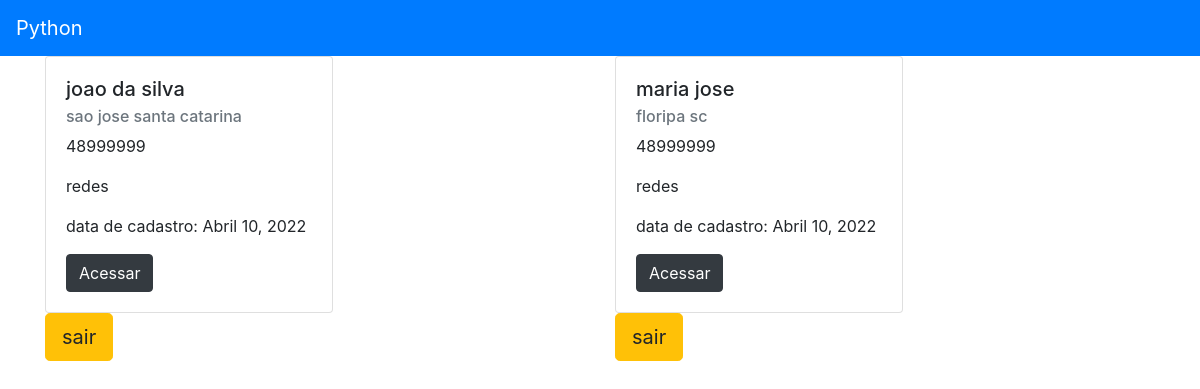
The app's page /cadastro/home/ (signed in) with its own data.
### cadastro/models.py (models this page shows, shortened)
class Profissional(models.Model):
    nome = models.CharField(max_length=100)
    telefone = models.CharField(max_length=15)
    cidade = models.CharField(max_length=100)
    estado = models.CharField(max_length=100)
    data_cadastro = models.DateField(default= date.today)
    descricao = models.TextField()
    especialidades = models.ForeignKey(Especialidades, on_delete=models.DO_NOTHING)
    usuario = models.ForeignKey(Usuario, on_delete=models.DO_NOTHING)
    class Meta:
        verbose_name = 'Profissional'

class Especialidades(models.Model):
    nome = models.CharField(max_length=40)
    descricao = models.TextField()
    class Meta:
        verbose_name = 'Especialidade'
    def __str__(self):
        return self.nome

### cadastro/views.py (the view)
# urls.py: path('home/', views.home, name = 'home'),
def home(request):
    if request.session.get('usuario'):
        usuario = Usuario.objects.get(id = request.session['usuario'])
        profissional = Profissional.objects.all()
        return render(request, 'home.html', {'profissional': profissional})
    else:
        return redirect('/auth/login/?status=2')

### cadastro/templates/home.html
{% extends 'base.html' %}
{% block 'conteudo' %}
<div class="container">
    <div class="row">
        {% for profissionais in profissional %}
            <div class="col-md">
                <div class="card" style="width: 18rem;">
                    <div class="card-body">
                      <h5 class="card-title">{{profissionais.nome}}</h5>
                      <h6 class="card-subtitle mb-2 text-muted">{{profissionais.cidade}} {{profissionais.estado}}</h6>
                      <p class="card-text">{{profissionais.telefone}}</p>
                      <p class="card-text">{{profissionais.especialidades}}</p>
                      <p class="card-text">data de cadastro: {{profissionais.data_cadastro}}</p>
                      <a href="{% url 'ver_profissional' profissionais.id %}" class="btn  btn-dark">Acessar</a>
                    </div>
                  </div>
                    <a href="{% url 'sair' %}" class="btn btn-warning btn-lg">sair</a>
            </div>
        {% endfor %}
    </div>
</div>
{% endblock %}

### templates/base.html (shortened to what this page needs)
<!doctype html>
<html lang="pt-BR">
  <head>
    <link rel="stylesheet" href="https://cdn.jsdelivr.net/npm/bootstrap@4.6.1/dist/css/bootstrap.min.css">
  </head>
  <body>
    <nav class="navbar navbar-dark bg-primary">
        <a class="navbar-brand" href="#">Python</a>
    </nav>
    {% block 'conteudo'%} {% endblock%}
  </body>
</html>

### records on screen
Profissional: nome "joao da silva", cidade "sao jose", estado "santa catarina", telefone "48999999", especialidades "redes", data_cadastro "Abril 10, 2022"
Profissional: nome "maria jose", cidade "floripa", estado "sc", telefone "48999999", especialidades "redes", data_cadastro "Abril 10, 2022"
